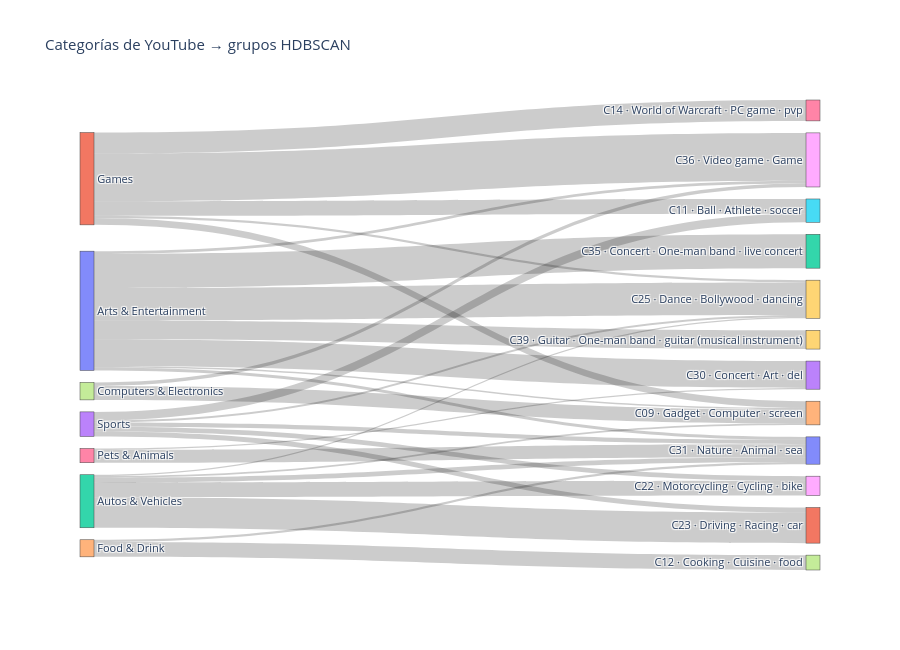

Source (notebook cell):
### Markdown cell above
## 6. Cómo se reparten las categorías en grupos

El mismo cruce como diagrama de flujo: a la izquierda las 8 categorías más grandes, a la derecha los 12 grupos más grandes. Se ve cómo una categoría amplia se abre en varios temas.

### Code cell
top_cats8 = top_cats[:8]
top_grupos12 = resumen.index[:12]
flujo = pd.crosstab(y, asignado).reindex(index=top_cats8, columns=top_grupos12).fillna(0)

etiquetas = list(top_cats8) + [f"C{k:02d} · {resumen.nombre[k]}" for k in top_grupos12]
origen, destino, valor = [], [], []
for i, cat in enumerate(top_cats8):
    for j, k in enumerate(top_grupos12):
        if flujo.loc[cat, k] >= 60:           # se omiten los flujos chicos para que se lea
            origen.append(i)
            destino.append(len(top_cats8) + j)
            valor.append(int(flujo.loc[cat, k]))

go.Figure(go.Sankey(node=dict(label=etiquetas, pad=12, thickness=14),
                    link=dict(source=origen, target=destino, value=valor))
          ).update_layout(title="Categorías de YouTube → grupos HDBSCAN", height=650, font_size=11)

### Figure 1 — Plotly figure (JSON) as saved in the notebook; plotly's stock layout.template omitted (floating-point values rounded to 4 significant figures)
{"data": [{"link": {"source": [0, 0, 0, 0, 0, 0, 0, 1, 1, 1, 1, 1, 2, 2, 2, 2, 2, 3, 3, 3, 3, 3, 4, 4, 6, 6, 7, 7], "target": [8, 9, 10, 12, 13, 14, 19, 8, 9, 14, 15, 16, 9, 10, 11, 14, 18, 9, 10, 11, 15, 18, 10, 17, 10, 13, 8, 14], "value": [137, 1570, 141, 1631, 1293, 68, 903, 2299, 109, 325, 706, 1006, 64, 232, 1473, 75, 709, 94, 208, 240, 417, 224, 106, 716, 627, 61, 168, 673]}, "node": {"label": ["Arts & Entertainment", "Games", "Autos & Vehicles", "Sports", "Food & Drink", "Business & Industrial", "Pets & Animals", "Computers & Electronics", "C36 · Video game · Game", "C25 · Dance · Bollywood · dancing", "C31 · Nature · Animal · sea", "C23 · Driving · Racing · car", "C35 · Concert · One-man band · live concert", "C30 · Concert · Art · del", "C09 · Gadget · Computer · screen", "C11 · Ball · Athlete · soccer", "C14 · World of Warcraft · PC game · pvp", "C12 · Cooking · Cuisine · food", "C22 · Motorcycling · Cycling · bike", "C39 · Guitar · One-man band · guitar (musical instrument)"], "pad": 12, "thickness": 14}, "type": "sankey"}], "layout": {"font": {"size": 11}, "height": 650, "title": {"text": "Categorías de YouTube → grupos HDBSCAN"}}}
